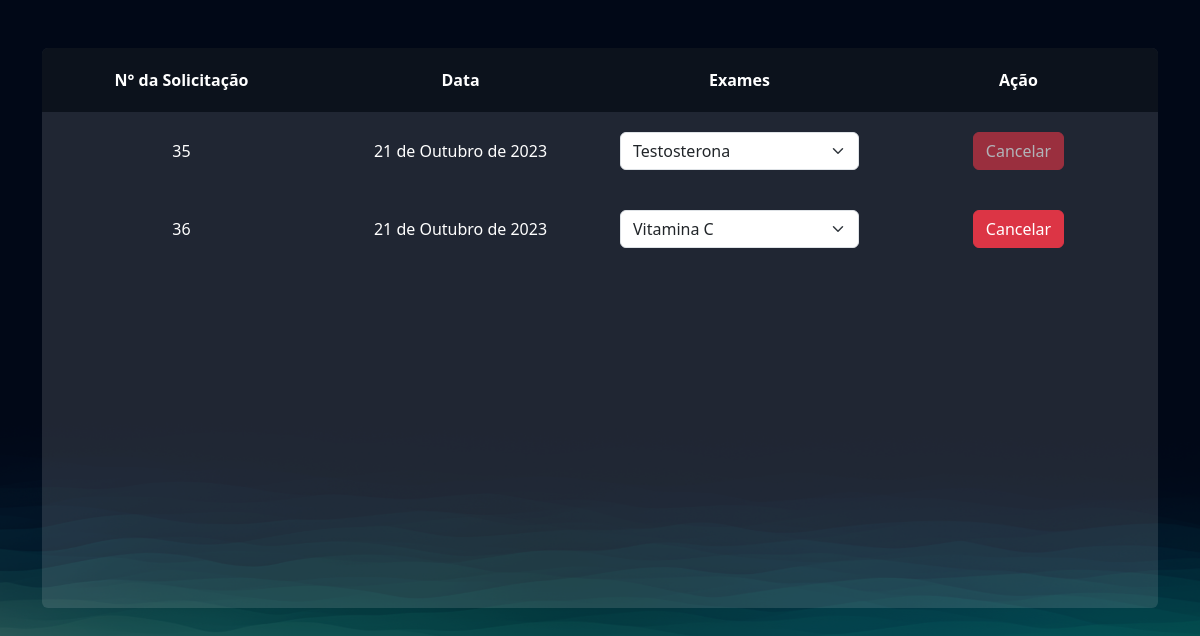
The page /exames/gerenciar_pedidos/ (signed in) on the database as committed earlier.
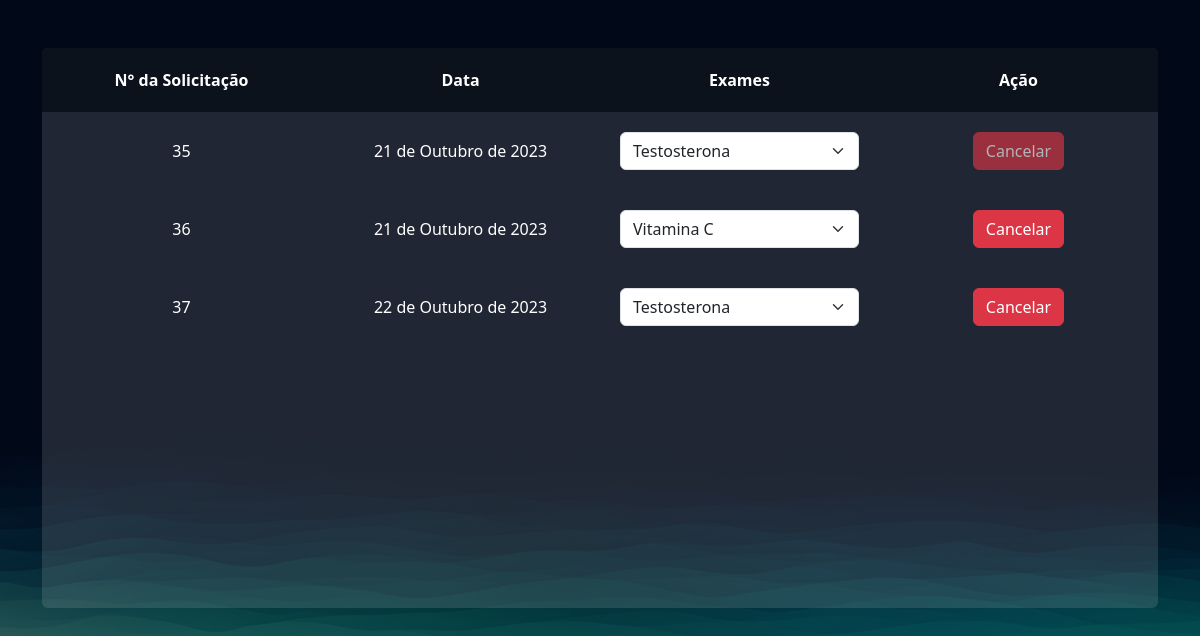
The same page on the database as committed later.
### exames/models.py (models this page shows, shortened)
class PedidosExames(models.Model):
    usuario = models.ForeignKey(User, on_delete=models.DO_NOTHING)
    exames = models.ManyToManyField(SolicitacaoExame)
    agendado = models.BooleanField(default=True)
    data = models.DateField()

### exames/views.py (the view)
# urls.py: path('gerenciar_pedidos/', views.gerenciar_pedidos, name='gerenciar_pedidos'),
@login_required
def gerenciar_pedidos(request):
    pedidos_exames = PedidosExames.objects.filter(usuario=request.user)
    return render(request, 'gerenciar_pedidos.html', {'pedidos_exames': pedidos_exames})

### exames/templates/gerenciar_pedidos.html (shortened to what this page needs)
{% extends "bases/base.html" %}
{% load static %}
{% block 'head' %}
    <link href="{% static 'exames/css/css.css' %}" rel="stylesheet">
    <link href="{% static 'exames/css/gerenciar_pedidos.css' %}" rel="stylesheet">
{% endblock 'head' %}
{% block 'conteudo' %}
    <br>
    <br>
    <div class="container">
        <div class="card card-view">
            <table>
                <thead>
                    <tr>
                        <th>N° da Solicitação</th>
                        <th>Data</th>
                        <th>Exames</th>
                        <th>Ação</th>
                    </tr>
                    {% for pedidos in pedidos_exames %}
                    <tr class="linha-tabela">
                        <td>{{pedidos.id}}</td>
                        <td>{{pedidos.data}}</td>
                        <td>
                            <select class="form-select" >
                                {% for exame in pedidos.exames.all %}
                                <option style="color: black" value="">{{exame.exame.nome}}</option>
                                {% endfor %}
                            </select>
                    </td>
                    <td>
                        <a href="{% url 'cancelar_pedido' pedidos.id %}" class="btn btn-danger {% if not pedidos.agendado %} disabled {% endif %}">Cancelar</a>
                    </td>
                    </tr>
                    {% endfor %}
                </thead>
            </table>
        </div>
    </div>
{% endblock 'conteudo' %}

Rows that differ between the two databases and show on the page:
added PedidosExames: id "37", data "22 de Outubro de 2023"
